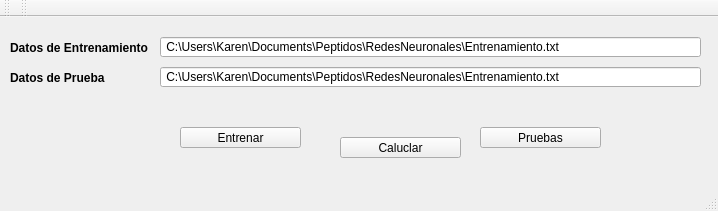
<?xml version="1.0" encoding="UTF-8"?>
<ui version="4.0">
 <class>MainWindow</class>
 <widget class="QMainWindow" name="MainWindow">
  <property name="geometry">
   <rect>
    <x>0</x>
    <y>0</y>
    <width>718</width>
    <height>211</height>
   </rect>
  </property>
  <property name="windowTitle">
   <string>MainWindow</string>
  </property>
  <widget class="QWidget" name="centralWidget">
   <widget class="QPushButton" name="cmdEntrenar">
    <property name="geometry">
     <rect>
      <x>180</x>
      <y>110</y>
      <width>121</width>
      <height>21</height>
     </rect>
    </property>
    <property name="text">
     <string>Entrenar</string>
    </property>
   </widget>
   <widget class="QLineEdit" name="txtArchivoEntrenamiento">
    <property name="geometry">
     <rect>
      <x>160</x>
      <y>20</y>
      <width>541</width>
      <height>20</height>
     </rect>
    </property>
    <property name="text">
     <string> C:\Users\Karen\Documents\Peptidos\RedesNeuronales\Entrenamiento.txt </string>
    </property>
   </widget>
   <widget class="QLabel" name="label">
    <property name="geometry">
     <rect>
      <x>10</x>
      <y>20</y>
      <width>151</width>
      <height>21</height>
     </rect>
    </property>
    <property name="font">
     <font>
      <weight>75</weight>
      <bold>true</bold>
     </font>
    </property>
    <property name="text">
     <string>Datos de Entrenamiento</string>
    </property>
   </widget>
   <widget class="QLineEdit" name="txtArchivoPrueba">
    <property name="geometry">
     <rect>
      <x>160</x>
      <y>50</y>
      <width>541</width>
      <height>20</height>
     </rect>
    </property>
    <property name="text">
     <string> C:\Users\Karen\Documents\Peptidos\RedesNeuronales\Entrenamiento.txt </string>
    </property>
   </widget>
   <widget class="QLabel" name="label_2">
    <property name="geometry">
     <rect>
      <x>10</x>
      <y>50</y>
      <width>151</width>
      <height>21</height>
     </rect>
    </property>
    <property name="font">
     <font>
      <weight>75</weight>
      <bold>true</bold>
     </font>
    </property>
    <property name="text">
     <string>Datos de Prueba</string>
    </property>
   </widget>
   <widget class="QPushButton" name="cmdPruebas">
    <property name="geometry">
     <rect>
      <x>480</x>
      <y>110</y>
      <width>121</width>
      <height>21</height>
     </rect>
    </property>
    <property name="text">
     <string>Pruebas</string>
    </property>
   </widget>
   <widget class="QPushButton" name="btnCalular">
    <property name="geometry">
     <rect>
      <x>340</x>
      <y>120</y>
      <width>121</width>
      <height>21</height>
     </rect>
    </property>
    <property name="text">
     <string>Caluclar</string>
    </property>
   </widget>
  </widget>
  <widget class="QMenuBar" name="menuBar">
   <property name="geometry">
    <rect>
     <x>0</x>
     <y>0</y>
     <width>718</width>
     <height>21</height>
    </rect>
   </property>
  </widget>
  <widget class="QToolBar" name="mainToolBar">
   <attribute name="toolBarArea">
    <enum>TopToolBarArea</enum>
   </attribute>
   <attribute name="toolBarBreak">
    <bool>false</bool>
   </attribute>
  </widget>
  <widget class="QStatusBar" name="statusBar"/>
  <widget class="QToolBar" name="toolBar">
   <property name="windowTitle">
    <string>toolBar</string>
   </property>
   <attribute name="toolBarArea">
    <enum>TopToolBarArea</enum>
   </attribute>
   <attribute name="toolBarBreak">
    <bool>false</bool>
   </attribute>
  </widget>
 </widget>
 <layoutdefault spacing="6" margin="11"/>
 <resources/>
 <connections/>
</ui>
